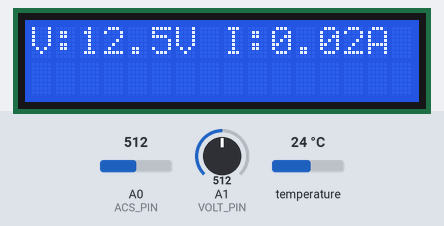
Bench run of a sketch on a simulated Arduino Uno, built with avr-gcc and run on an emulated ATmega328P. Parts: 16×2 character LCD. The inputs (shaded band) are chosen by the test bench; at power-on: temperature 24 °C, A0 (ACS_PIN) = 512, A1 (VOLT_PIN) = 512.

Above: at 3.3 s.
3.4 s: temperature set to 12 °C
At 10.0 s:
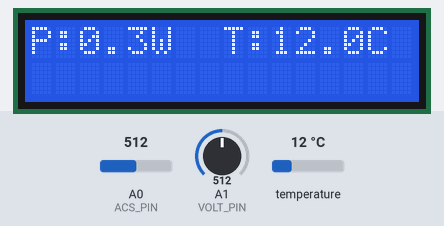
13.8 s: A0 (ACS_PIN) set to 716
At 17.6 s:
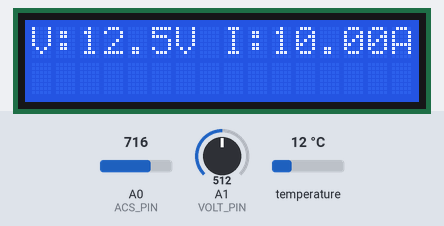
20.8 s: A1 (VOLT_PIN) set to 716
At 22.5 s:
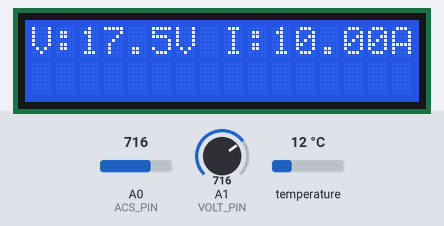
26.4 s: temperature set to 19 °C
At 29.7 s:
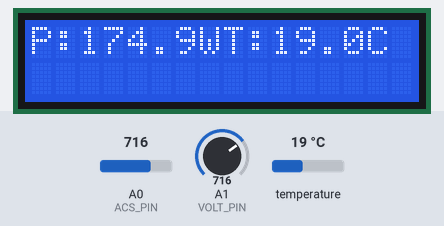
33.1 s: A0 (ACS_PIN) set to 900
At 37.4 s:
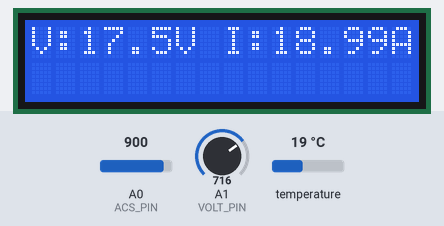
40.0 s: A1 (VOLT_PIN) set to 900
At 42.3 s:
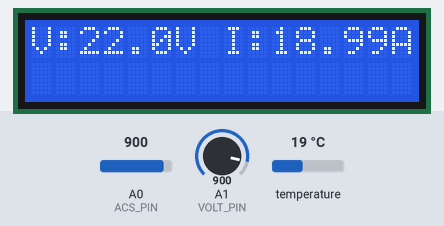
Timing chart, 0 to 43.8 s (numbered marks = the images above; inputs shaded):
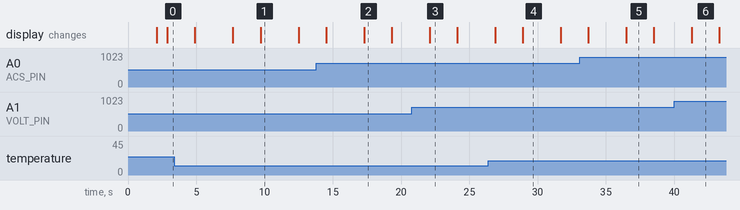

Measured:
- after the input at 3.4 s, the display: first differs from a run without the input after 6.3 s (image 1)
- after the input at 13.8 s, the display: first differs from a run without the input after 3.5 s (image 2)
- after the input at 20.8 s, the display: changes after 1.3 s (image 3)
- after the input at 26.4 s, the display: first differs from a run without the input after 2.5 s (image 4)
- after the input at 33.1 s, the display: first differs from a run without the input after 3.4 s (image 5)
- after the input at 40.0 s, the display: changes after 1.3 s (image 6)
- what the display in image 1 shows lasts 2.8 s, from 9.7 s to 12.5 s

The sketch:

LCDDisplay.ino
```cpp
#include <Wire.h>
#include <LiquidCrystal_I2C.h>
#include <OneWire.h>
#include <DallasTemperature.h>

//I2C LCD (16x2)
LiquidCrystal_I2C lcd(0x27, 16, 2);

//DS18B20 Temperature Sensor
#define ONE_WIRE_BUS 2
OneWire oneWire(ONE_WIRE_BUS);
DallasTemperature tempSensor(&oneWire);

//ACS712 Current Sensor
#define ACS_PIN A0
int sensitivity = 100; // 100 mV/A for ACS712-20A
int offsetvoltage = 2500; // Sensor offset in mV

//Voltage Sensor
#define VOLT_PIN A1

void setup() {
  lcd.init();
  lcd.backlight();
  tempSensor.begin();

  lcd.setCursor(0,0);
  lcd.print("Solar Monitor");
  lcd.setCursor(0,1);
  lcd.print("Initializing");
  delay(2000);
  lcd.clear();
}
void loop() {
  //Read Voltage
  int vRaw = analogRead(VOLT_PIN);
  float vOut = (vRaw * 5.0) / 1023.0;
  float voltage = vOut * 5.0; // Voltage sensor divider factor

  //Read Current
  int cRaw = analogRead(ACS_PIN);
  float mV = (cRaw / 1023.0) * 5000;
  float current = (mV - offsetvoltage) / sensitivity;
  if (current < 0) current = 0;

  //Calculate Power
  float power = voltage * current;

  //Read Temperature
  tempSensor.requestTemperatures();
  float temperature = tempSensor.getTempCByIndex(0);

  //SCREEN 1: Voltage & Current
  lcd.clear();
  lcd.setCursor(0,0);
  lcd.print("V:");
  lcd.print(voltage,1);
  lcd.print("V");

  lcd.setCursor(8,0);
  lcd.print("I:");
  lcd.print(current,2);
  lcd.print("A");

  delay(2000);

  //SCREEN 2: Power & Temperature
  lcd.clear();
  lcd.setCursor(0,0);
  lcd.print("P:");
  lcd.print(power,1);
  lcd.print("W");

  lcd.setCursor(8,0);
  lcd.print("T:");
  lcd.print(temperature,1);
  lcd.print("C");

  delay(2000);
}
```
